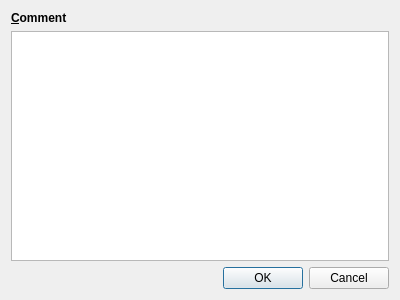
<?xml version="1.0" encoding="UTF-8"?>
<ui version="4.0">
 <class>DialogComment</class>
 <widget class="QDialog" name="DialogComment">
  <property name="geometry">
   <rect>
    <x>0</x>
    <y>0</y>
    <width>400</width>
    <height>300</height>
   </rect>
  </property>
  <property name="windowTitle">
   <string>Dialog</string>
  </property>
  <layout class="QVBoxLayout" name="verticalLayout">
   <item>
    <widget class="QLabel" name="label_dialogComment">
     <property name="font">
      <font>
       <bold>true</bold>
      </font>
     </property>
     <property name="text">
      <string>&amp;Comment</string>
     </property>
     <property name="buddy">
      <cstring>commentField</cstring>
     </property>
    </widget>
   </item>
   <item>
    <widget class="QPlainTextEdit" name="commentField"/>
   </item>
   <item>
    <widget class="QDialogButtonBox" name="buttonBox_dialogComment">
     <property name="orientation">
      <enum>Qt::Horizontal</enum>
     </property>
     <property name="standardButtons">
      <set>QDialogButtonBox::Cancel|QDialogButtonBox::Ok</set>
     </property>
    </widget>
   </item>
  </layout>
 </widget>
 <resources/>
 <connections>
  <connection>
   <sender>buttonBox_dialogComment</sender>
   <signal>accepted()</signal>
   <receiver>DialogComment</receiver>
   <slot>accept()</slot>
   <hints>
    <hint type="sourcelabel">
     <x>248</x>
     <y>254</y>
    </hint>
    <hint type="destinationlabel">
     <x>157</x>
     <y>274</y>
    </hint>
   </hints>
  </connection>
  <connection>
   <sender>buttonBox_dialogComment</sender>
   <signal>rejected()</signal>
   <receiver>DialogComment</receiver>
   <slot>reject()</slot>
   <hints>
    <hint type="sourcelabel">
     <x>316</x>
     <y>260</y>
    </hint>
    <hint type="destinationlabel">
     <x>286</x>
     <y>274</y>
    </hint>
   </hints>
  </connection>
 </connections>
</ui>
